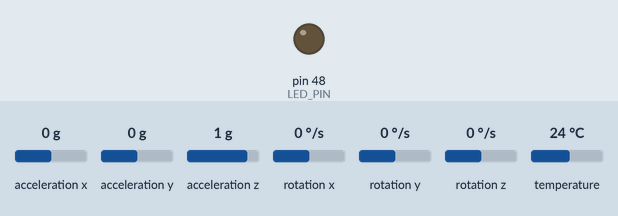
A sketch run on a simulated Arduino Mega 2560, built for the host (arithmetic inside an expression is 32-bit, double 64-bit). On the bench: output pins drawn as LEDs (lit = HIGH). The test bench sets the inputs (shaded band); at power-on: acceleration x 0 g, acceleration y 0 g, acceleration z 1 g, rotation x 0 °/s, rotation y 0 °/s, rotation z 0 °/s, temperature 24 °C. What the sketch prints to the serial monitor is not drawn.

Above: at 3.5 s.
3.6 s: acceleration x set to -1.4 g
At 3.81 s:
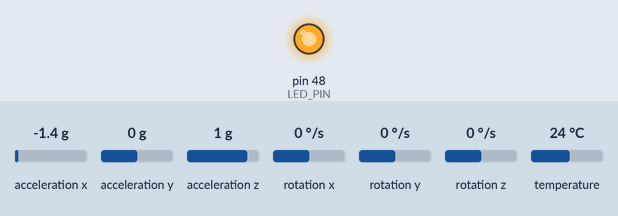
5.4 s: acceleration x set to 0.8 g
8.4 s: acceleration y set to -1.4 g
Timing chart, 0 to 17.4 s (numbered marks = the images above; inputs shaded):
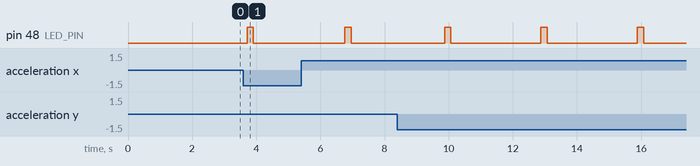

The sketch:

movement_checks.ino
```cpp
#include <Adafruit_MPU6050.h>
#include <Adafruit_Sensor.h>
#include <Wire.h>

Adafruit_MPU6050 mpu;

#define LED_PIN 48

// ─── THRESHOLDS ──────────────────────────────────────────
#define LANE_ACCEL    1.50f
#define LANE_TIME      300
#define BRAKE_ACCEL  -1.96f
#define BRAKE_TIME     150
#define HACC_ACCEL    3.00f
#define HACC_TIME      200
#define TURN_GYRO     0.40f
#define TURN_TIME      300
#define BUMP_ACCEL    3.00f
#define BUMP_TIME      150
#define COOLDOWN_MS   3000
#define LOOP_MS         50

// ─── CALIBRATION ─────────────────────────────────────────
float offsetX = 0, offsetY = 0, offsetZ = 0;

// ─── STATE ───────────────────────────────────────────────
uint32_t laneTimer = 0, brakeTimer = 0;
uint32_t haccTimer = 0, turnTimer  = 0, bumpTimer = 0;
uint32_t lastTrigger = 0;
String   lastEvent = "";
bool     triggerFlag = false;

void setup() {
  Serial.begin(115200);
  while (!Serial) delay(10);

  pinMode(LED_PIN, OUTPUT);
  digitalWrite(LED_PIN, LOW);
  Wire.begin(8, 9);

  Serial.println("Initializing MPU-6050...");
  if (!mpu.begin()) {
    Serial.println("ERROR: MPU-6050 not found.");
    while (1) delay(10);
  }
  Serial.println("MPU-6050 found!");

  mpu.setAccelerometerRange(MPU6050_RANGE_2_G);
  mpu.setGyroRange(MPU6050_RANGE_500_DEG);
  mpu.setFilterBandwidth(MPU6050_BAND_21_HZ);

  // ── Calibration — keep still for ~1 second ───────────────
  Serial.println("Calibrating — keep board still...");
  delay(500);

  float sumX = 0, sumY = 0, sumZ = 0;
  for (int i = 0; i < 20; i++) {
    sensors_event_t a, g, t;
    mpu.getEvent(&a, &g, &t);
    sumX += a.acceleration.x;
    sumY += a.acceleration.y;
    sumZ += a.acceleration.z;
    delay(50);
  }
  offsetX = sumX / 20.0f;
  offsetY = sumY / 20.0f;
  offsetZ = (sumZ / 20.0f) - 9.81f;

  Serial.println("--- CALIBRATION RESULT ---");
  Serial.print("  offsetX: "); Serial.println(offsetX, 4);
  Serial.print("  offsetY: "); Serial.println(offsetY, 4);
  Serial.print("  offsetZ: "); Serial.println(offsetZ, 4);
  Serial.println("--- READY — move the board ---");
  Serial.println("--- REST CHECK (should all be ~0) ---");
  sensors_event_t a, g, t;
  mpu.getEvent(&a, &g, &t);
  Serial.print("  restX: "); Serial.println(a.acceleration.x - offsetX, 4);
  Serial.print("  restY: "); Serial.println(a.acceleration.y - offsetY, 4);
  Serial.print("  restZ: "); Serial.println(a.acceleration.z - 9.81f - offsetZ, 4);
  delay(750);

  // Plotter header — 4 values only, no string column
  Serial.println("accel_x:,accel_y:,accel_z:,gyro_z:");
}

void fireTrigger(String type) {
  uint32_t now = millis();
  if (now - lastTrigger < COOLDOWN_MS) return;

  lastTrigger = now;
  triggerFlag = true;
  lastEvent   = type;

  digitalWrite(LED_PIN, HIGH);
  delay(200);
  digitalWrite(LED_PIN, LOW);
}

void loop() {
  uint32_t loopStart = millis();

  sensors_event_t accel, gyro, temp;
  mpu.getEvent(&accel, &gyro, &temp);

  float aX = accel.acceleration.x - offsetX;
  float aY = accel.acceleration.y - offsetY;
  float aZ = accel.acceleration.z - 9.81f - offsetZ;
  float gZ = gyro.gyro.z;

  // ── 1. Bump filter ───────────────────────────────────────
  bool isBump = false;
  if (abs(aZ) > BUMP_ACCEL) {
    bumpTimer += LOOP_MS;
    if (bumpTimer < BUMP_TIME) isBump = true;
  } else { bumpTimer = 0; }

  // ── 2. Lane change ───────────────────────────────────────
  if (!isBump && abs(aY) > LANE_ACCEL) {
    laneTimer += LOOP_MS;
    if (laneTimer >= LANE_TIME) {
      fireTrigger("LANE_CHANGE");
      laneTimer = 0;
    }
  } else { laneTimer = 0; }

  // ── 3. Hard braking ──────────────────────────────────────
  if (!isBump && aX < BRAKE_ACCEL) {
    brakeTimer += LOOP_MS;
    if (brakeTimer >= BRAKE_TIME) {
      fireTrigger("HARD_BRAKE");
      brakeTimer = 0;
    }
  } else { brakeTimer = 0; }

  // ── 4. Hard acceleration ─────────────────────────────────
  if (!isBump && aX > HACC_ACCEL) {
    haccTimer += LOOP_MS;
    if (haccTimer >= HACC_TIME) {
      fireTrigger("HARD_ACCEL");
      haccTimer = 0;
    }
  } else { haccTimer = 0; }

  // ── 5. Sharp turn ────────────────────────────────────────
  if (!isBump && abs(gZ) > TURN_GYRO) {
    turnTimer += LOOP_MS;
    if (turnTimer >= TURN_TIME) {
      fireTrigger("SHARP_TURN");
      turnTimer = 0;
    }
  } else { turnTimer = 0; }

  // ── Plotter output — 4 numbers only ──────────────────────
  // Serial.print(aX, 3); Serial.print(",");
  // Serial.print(aY, 3); Serial.print(",");
  // Serial.print(aZ, 3); Serial.print(",");
  // Serial.println(gZ, 3);

  // ── Debug — only prints when triggered ───────────────────
  if (triggerFlag) {
    Serial.print("[TRIGGER] ");
    Serial.print(lastEvent);
    Serial.print("  aX="); Serial.print(aX, 3);
    Serial.print("  aY="); Serial.print(aY, 3);
    Serial.print("  aZ="); Serial.print(aZ, 3);
    Serial.print("  gZ="); Serial.println(gZ, 3);
    triggerFlag = false;
    lastEvent = "";
  }

  uint32_t elapsed = millis() - loopStart;
  if (elapsed < LOOP_MS) delay(LOOP_MS - elapsed);
}
```

Measured:
- after the input at 3.6 s, pin 48 (LED_PIN): LOW → HIGH after 0.11 s, → LOW 0.20 s later
